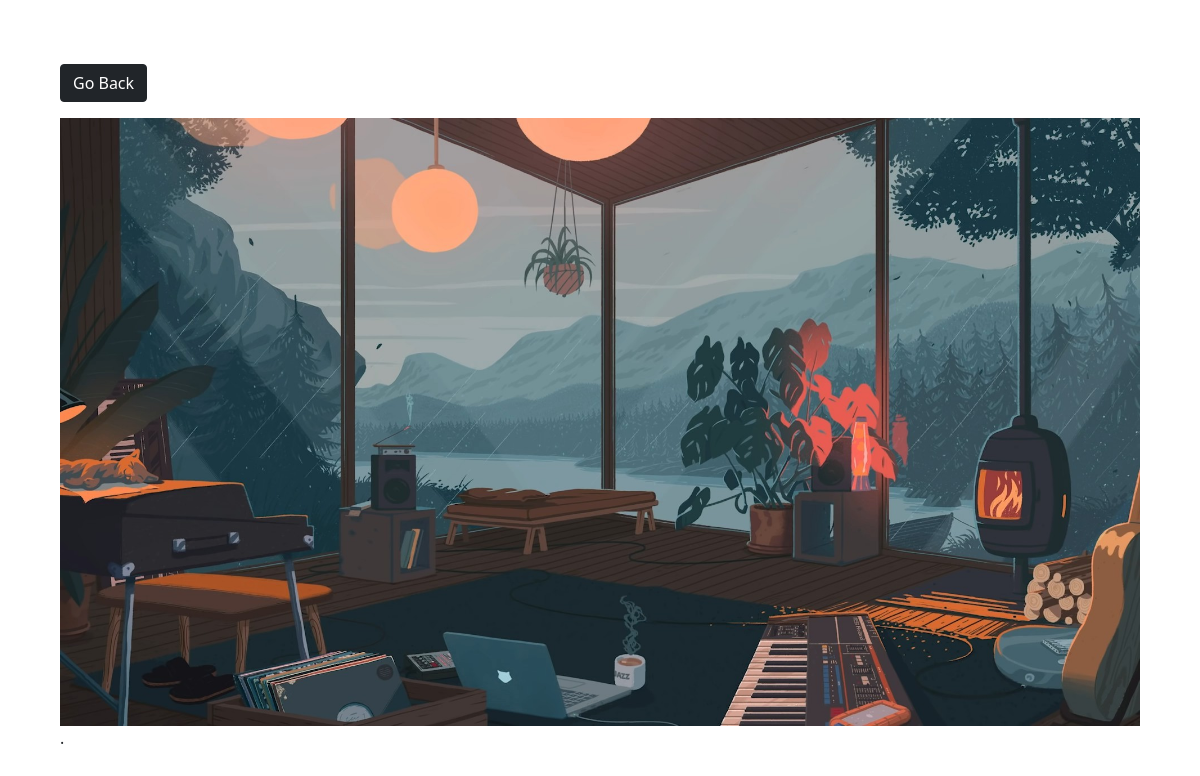
The page /photo/22/ (signed in) on the database its author committed.
### photos/models.py (models this page shows, shortened)
class Photo(models.Model):
    category = models.ForeignKey(
        Category, on_delete=models.SET_NULL, null=True, blank=True)
    image = models.ImageField(null=False, blank=False)
    description = models.TextField()

### photos/views.py (the view)
# urls.py: path('photo/<str:pk>/', views.viewPhoto, name='photo'),
@login_required(login_url='login')
def viewPhoto(request, pk):
    photo = Photo.objects.get(id=pk)
    return render(request, 'photos/photo.html', {'photo': photo})

### photos/templates/photos/photo.html (shortened to what this page needs)
<!DOCTYPE html>
<html>
<head>
    <link href="https://cdn.jsdelivr.net/npm/bootstrap@5.0.0-beta1/dist/css/bootstrap.min.css" rel="stylesheet"
>
</head>
<body class="m-5">
    <div class="container">
        <div class="row justify-content-center">
            <div class="col">
                <a href="{% url 'gallery' %}" class="btn btn-dark my-3">Go Back</a>
                <div style="height: 90vh;">
                    <img style="max-width: 100%; max-height: 100%;" src="{{photo.image.url}}">
                    <p>{{photo.description}}</p>
                </div>
            </div>
        </div>
    </div>
</body>
</html>

### rows shown on the page
Photo: image (picture), description "."
